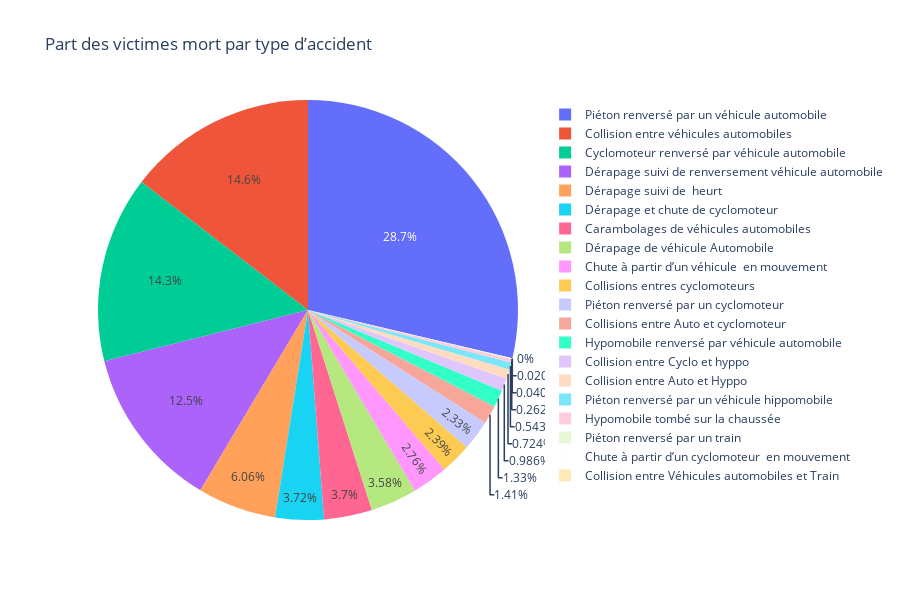

The notebook cell saved with this chart:
### Markdown cell above
from IPython.display import HTML

HTML("""
<div style="background-color: pink; text-align: center;">
  <h2 style="margin: auto; padding: 20px; color: #ffffff;">
    Apache Sedona
  </h2>
</div>
""")

### Code cell
fig = px.pie(
    agg_deces.groupby("nature-de-l-accident")["Value"].sum().reset_index(),
    values='Value',
    names='nature-de-l-accident',
    title=' Part des victimes mort par type d’accident',
    width=900,     
    height=600
)
fig.show()

### Figure 1 — Plotly figure (JSON) as saved in the notebook; plotly's stock layout.template omitted (floating-point values rounded to 4 significant figures)
{"data": [{"domain": {"x": [0, 1], "y": [0, 1]}, "hovertemplate": "nature-de-l-accident=%{label}<br>Value=%{value}<extra></extra>", "labels": ["Carambolages de véhicules automobiles", "Chute à partir d’un cyclomoteur  en mouvement", "Chute à partir d’un véhicule  en mouvement", "Collision entre Auto et Hyppo", "Collision entre Cyclo et hyppo", "Collision entre Véhicules automobiles et Train", "Collision entre véhicules automobiles", "Collisions entre Auto et cyclomoteur", "Collisions entres cyclomoteurs", "Cyclomoteur renversé par véhicule automobile", "Dérapage de véhicule Automobile", "Dérapage et chute de cyclomoteur", "Dérapage suivi de  heurt", "Dérapage suivi de renversement véhicule automobile", "Hypomobile renversé par véhicule automobile", "Hypomobile tombé sur la chaussée", "Piéton renversé par un cyclomoteur", "Piéton renversé par un train", "Piéton renversé par un véhicule automobile", "Piéton renversé par un véhicule hippomobile"], "legendgroup": "", "name": "", "showlegend": true, "type": "pie", "values": [184, 1, 137, 36, 49, 0, 724, 70, 119, 713, 178, 185, 301, 622, 66, 13, 116, 2, 1426, 27]}], "layout": {"height": 600, "legend": {"tracegroupgap": 0}, "title": {"text": " Part des victimes mort par type d’accident"}, "width": 900}}
